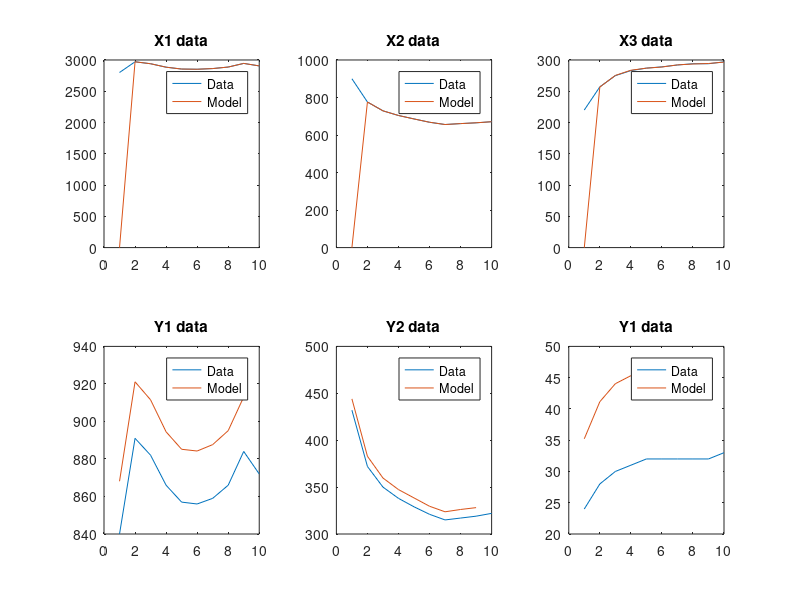

This figure's MATLAB source:
%%% Programme for the Quadratic optimization for SC40055 by Niels
%%% Uitterdijk, 28 Sept 2017. 
%%% Prediction of university students for coming years. X1, X2, X3
%%% represents BSc, MSc, Ph.D. New (k+1) BSc students is in/de-creased by u1(k)
close all
clear
clc
%% Student number
D1 = 8;
D2 = 9;
D3 = 2;
%% Known parameters
a3 = 0.05 + D1/200;
b3 = 0.05 - D2/200;
c3 = 0.1 + D3/200;
%% Dataset
u1(1:9) = [1273 1142 1106 1110 1125 1138 1156 1200 1125];
u2(1:9) = [100 101 102 100 94 91 101 101 100];
u3(1:9) = [42 41 39 38 38 41 41 40 42];
X1(1:10) = [2800 2971 2940 2885 2855 2852 2863 2887 2945 2905];
X2(1:10) = [900 776 729 704 686 668 656 661 665 671];
X3(1:10) = [220 257 275 283 287 289 292 294 294 297];
y1(1:10) = [840 891 882 866 857 856 859 866 884 872];
y2(1:10) = [432 372 350 338 329 321 315 317 319 322];
y3(1:10) = [24 28 30 31 32 32 32 32 32 33];
X(1:10,:) = [X1' X2' X3'];
u(:,1:9) = [u1' u2' u3']';
Y_data(1:10,:) = [y1' y2' y3'];
%% QP constraint
Aeq(1,1:3) = [0 0 1];
Aeq(2,1:3) = [0 0 0];
Aeq(3,1:3) = [1 0 0];
beq = 0;
%% QP for three independent rows
for n=1:3
    Y = X(2:10,n) - u(n,1:9)';
    phi = [X(1:9,:)];
    H = 2*phi'*phi;
    c = (-2*phi'*Y)';
    temp_result = quadprog(H,c,[],[],Aeq(n,1:3),beq);
    a1_qp(n) = temp_result(1);
    a2_qp(n) = temp_result(2);
    a3_qp(n) = temp_result(3);
end
%% Creating matrix A and matrix B
A = [a1_qp' a2_qp' a3_qp']
%% Solving all constants (a3,b3,c3 are known)
a1 = A(2,1);
b1 = A(3,2);
b4 = A(1,2);
c4 = A(3,2);
a2 = 1 - a1 - a3 - A(1,1);
b2 = 1 - b1 - b3 - b4 - A(2,2);
c2 = 1 - c3 - c4 - A(3,3);
%% Creating C
C = [a1+a2, 0,0;0,b1+b2+b4,0;0,0,c2+c4];
%% Checken data
for n=1:9
    X_pred(n+1,:) = A*X(n,:)' + u(:,n);
    Y_pred(n,:) = C*X(n,:)';
end
%% Plot data X1
figure
subplot(2,3,1)
plot(X(:,1))
title('X1 data')
hold on
plot(X_pred(:,1))
legend('Data','Model')
%% plot data X2
subplot(2,3,2)
plot(X(:,2))
title('X2 data')
hold on
plot(X_pred(:,2))
legend('Data','Model')
%% plot data X3
subplot(2,3,3)
plot(X(:,3))
title('X3 data')
hold on
plot(X_pred(:,3))
legend('Data','Model')
%% plot data Y1
subplot(2,3,4)
plot(Y_data(:,1))
title('Y1 data')
hold on
plot(Y_pred(:,1))
legend('Data','Model')
%% plot data Y2
subplot(2,3,5)
plot(Y_data(:,2))
title('Y2 data')
hold on
plot(Y_pred(:,2))
legend('Data','Model')
%% plot data Y3
subplot(2,3,6)
plot(Y_data(:,3))
title('Y1 data')
hold on
plot(Y_pred(:,3))
legend('Data','Model')




